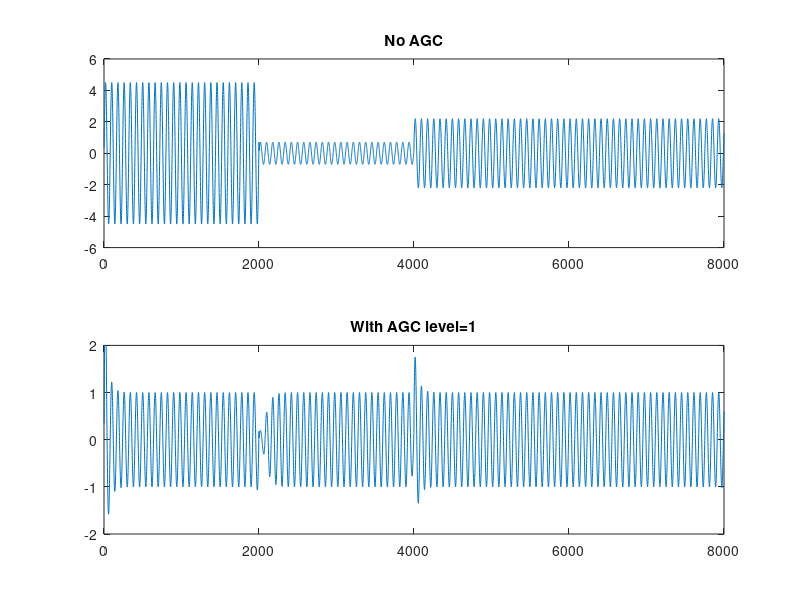

This chart was generated by the following MATLAB code:
clc;
clear all;
close all;

%an AGC algo test
%not used

%create a test signal
mu0=4.5;
mu1=0.7;
mu2=2.2;
sigma=0;
Fs=8000;
x=zeros(Fs*1,1);
sin_wave_org = sin(2*pi*100.1*[1:numel(x)]/Fs)';
sin_wave3 = mu1*sin_wave_org;
sin_wave3(1:end/4)=mu0*sin_wave_org(1:end/4);
sin_wave3(end/2:end)=mu2*sin_wave_org(end/2:end);
x=1*sin_wave3+1*sigma*randn(numel(x),1);

%test the agc algo
Dx=movmean(x.^2,128);
g=0;
K=0.01;
agc_level=1;
max_gain=10000;
max_g=log(max_gain);
A=2*log(agc_level/sqrt(2));
y=zeros(size(x));
for n=1:numel(x)
    y(n)=x(n)*exp(g);
    z=Dx(n)*exp(2*g);
    e=A-log(z);
    g=g+K*e;
    if(isnan(g))
        g=0;
    end
    if(g>max_g)
        g=max_g;
    end
end

%plot results
subplot(2,1,1);
plot(x);
title('No AGC');
subplot(2,1,2);
plot(y);
ylim([-2*agc_level 2*agc_level]);
title(['With AGC level=',num2str(agc_level)]);